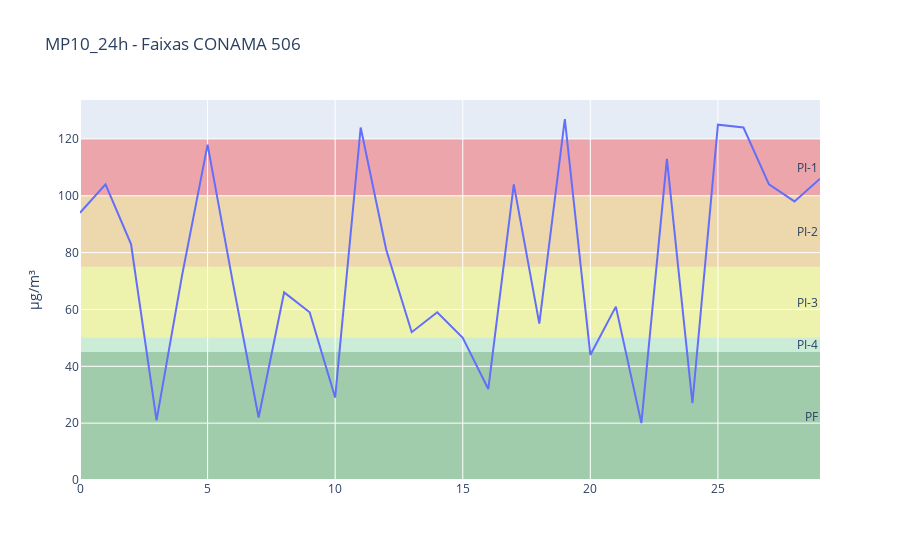

Source (notebook cell):
### Code cell
import pandas as pd
import plotly.graph_objects as go

# lê o CSV
df_fases = pd.read_csv("https://lcqar.ufsc.br/files/2023/fases_CONAMA506.csv")

# filtra para o poluente desejado
poluente = "MP10_24h"
df_pol = df_fases[df_fases["pollutant"] == poluente]

# cria figura
fig = go.Figure()

# adiciona faixas de cada fase
for _, row in df_pol.iterrows():
    fig.add_hrect(
        y0=row["y0"], y1=row["y1"],
        line_width=0,
        fillcolor=row["color"],
        layer="below",
        annotation_text=row["phase"],
        annotation_position="right"
    )

# exemplo: série fictícia de dados observados
import numpy as np
fig.add_scatter(
    y=np.random.randint(20, 130, size=30),
    mode='lines',
    name=f"{poluente} observado"
)

fig.update_layout(
    title=f"{poluente} - Faixas CONAMA 506",
    yaxis_title="µg/m³"
)

fig.show()

### Figure 1 — Plotly figure (JSON) as saved in the notebook; plotly's stock layout.template omitted (floating-point values rounded to 4 significant figures)
{"data": [{"mode": "lines", "name": "MP10_24h observado", "type": "scatter", "y": [94, 104, 83, 21, 72, 118, 69, 22, 66, 59, 29, 124, 81, 52, 59, 50, 32, 104, 55, 127, 44, 61, 20, 113, 27, 125, 124, 104, 98, 106]}], "layout": {"annotations": [{"showarrow": false, "text": "PI-1", "x": 1, "xanchor": "right", "xref": "x domain", "y": 110, "yanchor": "middle", "yref": "y"}, {"showarrow": false, "text": "PI-2", "x": 1, "xanchor": "right", "xref": "x domain", "y": 87.5, "yanchor": "middle", "yref": "y"}, {"showarrow": false, "text": "PI-3", "x": 1, "xanchor": "right", "xref": "x domain", "y": 62.5, "yanchor": "middle", "yref": "y"}, {"showarrow": false, "text": "PI-4", "x": 1, "xanchor": "right", "xref": "x domain", "y": 47.5, "yanchor": "middle", "yref": "y"}, {"showarrow": false, "text": "PF", "x": 1, "xanchor": "right", "xref": "x domain", "y": 22.5, "yanchor": "middle", "yref": "y"}], "shapes": [{"fillcolor": "rgba(255,0,0,0.3)", "layer": "below", "line": {"width": 0}, "type": "rect", "x0": 0, "x1": 1, "xref": "x domain", "y0": 100, "y1": 120, "yref": "y"}, {"fillcolor": "rgba(255,165,0,0.3)", "layer": "below", "line": {"width": 0}, "type": "rect", "x0": 0, "x1": 1, "xref": "x domain", "y0": 75, "y1": 100, "yref": "y"}, {"fillcolor": "rgba(255,255,0,0.3)", "layer": "below", "line": {"width": 0}, "type": "rect", "x0": 0, "x1": 1, "xref": "x domain", "y0": 50, "y1": 75, "yref": "y"}, {"fillcolor": "rgba(144,238,144,0.3)", "layer": "below", "line": {"width": 0}, "type": "rect", "x0": 0, "x1": 1, "xref": "x domain", "y0": 45, "y1": 50, "yref": "y"}, {"fillcolor": "rgba(0,128,0,0.3)", "layer": "below", "line": {"width": 0}, "type": "rect", "x0": 0, "x1": 1, "xref": "x domain", "y0": 0, "y1": 45, "yref": "y"}], "title": {"text": "MP10_24h - Faixas CONAMA 506"}, "yaxis": {"title": {"text": "µg/m³"}}}}
